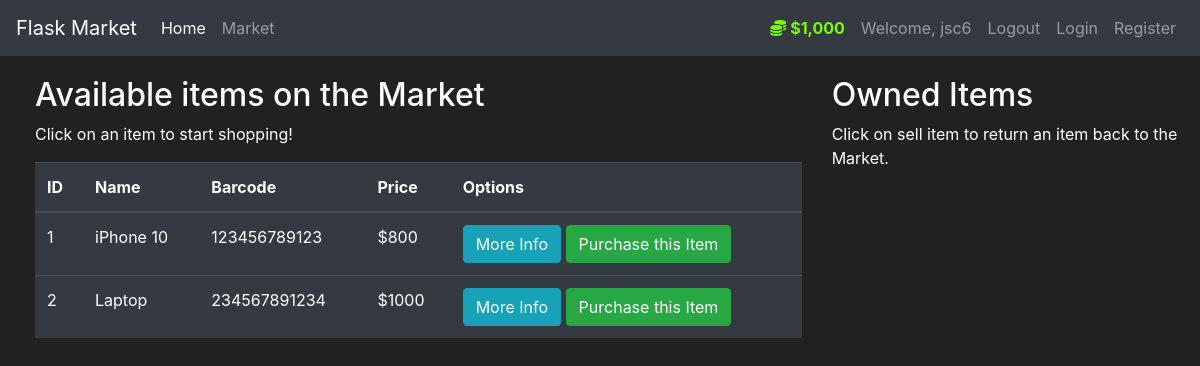
The page /market (signed in) on the database its author committed.
### market/models.py (models this page shows, shortened)
class User(db.Model, UserMixin):
    id = db.Column(db.Integer(), primary_key=True)
    username = db.Column(db.String(length=30), nullable = False, unique= True)
    email_address = db.Column(db.String(length=50), nullable = False, unique= True)
    password_hash = db.Column(db.String(length=60), nullable = False)
    budget = db.Column(db.Integer(), nullable = False, default = 1000)
    items = db.relationship('Item', backref='owned_user', lazy=True)
    @property
    def prettier_budget(self):
        if len(str(self.budget)) >= 4:
            return f'${str(self.budget)[:-3]},{str(self.budget)[-3:]}'
        else:
            return f'${self.budget}'
    @property
    def password(self):
        return self.password

class Item(db.Model):
    id = db.Column(db.Integer(), primary_key=True)
    name = db.Column(db.String(length=30), nullable=False, unique=True)
    price = db.Column(db.Integer(), nullable=False)
    barcode = db.Column(db.String(length=12), nullable=False, unique=True)
    description = db.Column(db.String(length=1024), nullable=False, unique=True)
    owner = db.Column(db.Integer(), db.ForeignKey('user.id'))

### market/routes.py (the view, shortened to what this page needs)
@app.route('/market', methods=['GET', 'POST'])
@login_required
def market_page():
    purchase_form = PurchaseItemForm()
    selling_form = SellItemForm()
    if request.method == "GET":
        items = Item.query.filter_by(owner=None)
        owned_items = Item.query.filter_by(owner=current_user.id)
        return render_template('market.html', items=items, purchase_form=purchase_form, owned_items=owned_items, selling_form=selling_form)

### market/models.py (called while the page is built)
@login_manager.user_loader
def load_user(user_id):
    return User.query.get(int(user_id))

### market/templates/market.html (shortened to what this page needs)
{% extends 'base.html' %} // This line tells Flask to use the base.html file as
{% block content %}
<div class="row" style="margin-top: 20px; margin-left: 20px">
  <div class="col-8">
    <h2>Available items on the Market</h2>
    <p>Click on an item to start shopping!</p>
    <table class="table table-hover table-dark">
      <thead>
        <tr>
          <th scope="col">ID</th>
          <th scope="col">Name</th>
          <th scope="col">Barcode</th>
          <th scope="col">Price</th>
          <th scope="col">Options</th>
        </tr>
      </thead>
      <tbody>
        {% for item in items %} {% include 'includes/items_modals.html' %}
        <tr>
          <td>{{ item.id }}</td>
          <td>{{ item.name }}</td>
          <td>{{ item.barcode }}</td>
          <td>${{ item.price }}</td>
          <td>
            <button
              class="btn btn-outline btn-info"
              data-toggle="modal"
              data-target="#Modal-MoreInfo-{{ item.id }}"
            >
              More Info
            </button>
            <button
              class="btn btn-outline btn-success"
              data-toggle="modal"
              data-target="#Modal-PurchaseConfirm-{{ item.id }}"
            >
              Purchase this Item
            </button>
          </td>
        </tr>
        {% endfor %}
      </tbody>
    </table>
  </div>
  <div class="col-4">
    <h2>Owned Items</h2>
    <p>Click on sell item to return an item back to the Market.</p>
    <br />
  </div>
</div>
{% endblock %}

### market/templates/base.html (shortened to what this page needs)
<!DOCTYPE html>
<html lang="en">
  <head>
    <link
      rel="stylesheet"
      href="https://cdn.jsdelivr.net/npm/bootstrap@4.5.3/dist/css/bootstrap.min.css"
    />
  </head>
  <body>
    <nav class="navbar navbar-expand-md navbar-dark bg-dark">
      <a class="navbar-brand" href="#">Flask Market</a>
      <div class="collapse navbar-collapse" id="navbarNav">
        <ul class="navbar-nav mr-auto">
          <li class="nav-item active">
            <a class="nav-link" href="{{ url_for('home_page') }}"
              >Home <span class="sr-only">(current)</span></a
            >
          </li>
          <li class="nav-item">
            <a class="nav-link" href="{{ url_for('market_page') }}">Market</a>
          </li>
        </ul>
        {% if current_user.is_authenticated %}
        <ul class="navbar-nav">
          <li class="nav-item">
            <a class="nav-link" style="color: lawngreen; font-weight: bold">
              <i class="fas fa-coins"></i>
              {{ current_user.prettier_budget }}
            </a>
          </li>
          <li class="nav-item">
            <a class="nav-link">Welcome, {{ current_user.username }}</a>
          </li>
          <li class="nav-item">
            <a class="nav-link" href="{{ url_for('logout_page') }}">Logout</a>
          </li>
        </ul>
        {% endif %}
        <ul class="navbar-nav">
          <li class="nav-item">
            <a class="nav-link" href="{{ url_for('login_page') }}">Login</a>
          </li>
          <li class="nav-item">
            <a class="nav-link" href="{{ url_for('register_page') }}"
              >Register</a
            >
          </li>
        </ul>
      </div>
    </nav>
    {% block content %} {% endblock %}
  </body>
</html>

### market/templates/base.html (style rules this page uses)
body { background-color: #212121; color: white; }

### rows shown on the page
User: prettier_budget "$1,000", username "jsc6"
Item: id "1", name "iPhone 10", barcode "123456789123", price "800"
Item: id "2", name "Laptop", barcode "234567891234", price "1000"
